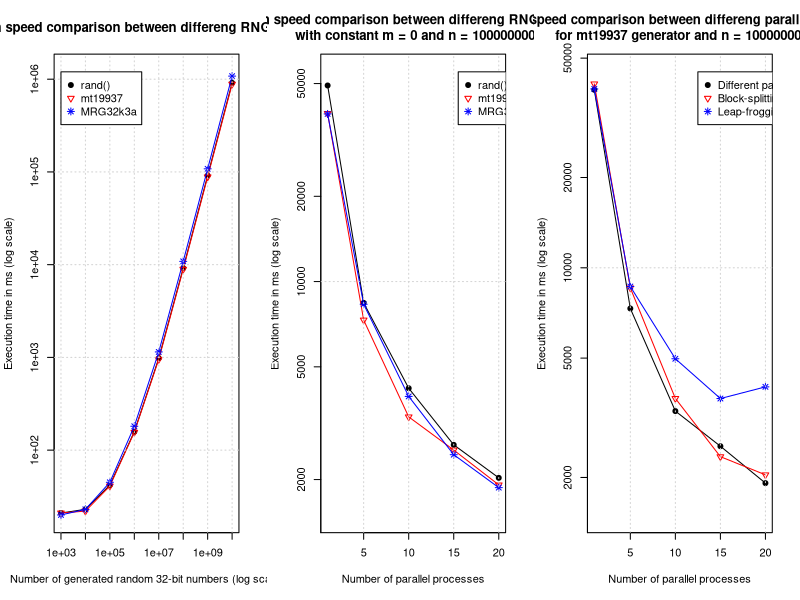

Recreate this plot in R.
par(mfrow=c(1,3)) # Show all graphs simultaneously in a row

# Execution speed comparison between differeng RNGs (sequential)
x = c(1000,10000,100000,1000000,10000000,100000000,1000000000,10000000000)
t0 = c(21,23,42,158,978,9175,91271,912230)
t1 = c(21,22,41,156,953,8924,88389,883718)
t2 = c(20,23,45,181,1145,10855,108012,1079419)

plot(x, t0, log="xy", type="o", pch=19, las=0, ylim=c(20, 1200000), xlim=c(1000,10000000000), 
    main="Execution speed comparison between differeng RNGs (sequential)", 
    xlab="Number of generated random 32-bit numbers (log scale)", 
    ylab="Execution time in ms (log scale)"
)

lines(x, y=t1, col="red", type="o", pch=6)
lines(x, y=t2, col="blue", type="o", pch=8)

grid(col = "lightgray", lty = "dotted", lwd = par("lwd"), equilogs = TRUE)
legend(1000, 1200000, legend=c("rand()", "mt19937", "MRG32k3a"), col=c("black", "red", "blue"), pch=c(19,6, 8))

#-----------------------------------------------------------------------------------------------------------------
# Execution speed comparison between differeng RNGs (OpenMPI) with constant m = 0 and n = 100000000
x = c(1,5,10,15,20)
t0 = c(49229,8409,4202,2652,2028)
t1 = c(39214,7316,3329,2542,1915)
t2 = c(39066,8318,3932,2448,1873)

plot(x, t0, log="y", type="o", pch=19, las=0, ylim=c(1500, 55000), xlim=c(1,20), 
    main="Execution speed comparison between differeng RNGs (OpenMPI) \n with constant m = 0 and n = 100000000",
    xlab="Number of parallel processes", 
    ylab="Execution time in ms (log scale)"
)

lines(x, y=t1, col="red", type="o", pch=6)
lines(x, y=t2, col="blue", type="o", pch=8)

grid(col = "lightgray", lty = "dotted", lwd = par("lwd"), equilogs = TRUE)
legend(15.5, 55000, legend=c("rand()", "mt19937", "MRG32k3a"), col=c("black", "red", "blue"), pch=c(19,6, 8))

#-----------------------------------------------------------------------------------------------------------------
# Execution speed comparison between differeng parallelism methods for mt19937 generator and n = 100000000
x = c(1,5,10,15,20)
t0 = c(39214,7316,3329,2542,1915)
t1 = c(41023,8568,3669,2346,2041)
t2 = c(39467,8661,4975,3666,4010)

plot(x, t0, log="y", type="o", pch=19, las=0, ylim=c(1500, 45000), xlim=c(1,20), 
    main="Execution speed comparison between differeng parallelism methods \n for mt19937 generator and n = 100000000",
    xlab="Number of parallel processes", 
    ylab="Execution time in ms (log scale)"
)

lines(x, y=t1, col="red", type="o", pch=6)
lines(x, y=t2, col="blue", type="o", pch=8)

grid(col = "lightgray", lty = "dotted", lwd = par("lwd"), equilogs = TRUE)
legend(12.5, 45000, legend=c("Different parameter sets", "Block-splitting", "Leap-frogging"), col=c("black", "red", "blue"), pch=c(19,6, 8))